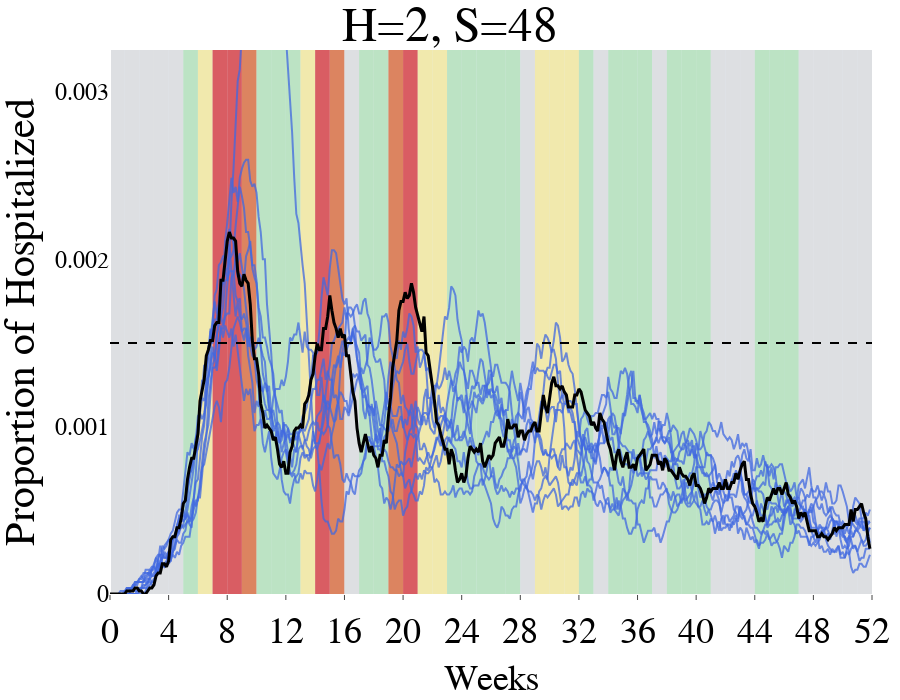

Write notebook code for a chart like this one.
### Code cell
ord_res, ord_act, ord_cost = list(zip(*sorted(zip(results, act_list, sims_costs), key=lambda x: x[1])))
make_beds_graph(ord_res, ord_act, 7, f'../../data/MCTS_Results/plots/Avg_H{H}_N{N}_D{D}', make_df=False)

### Figure 1 — Plotly figure (JSON) as saved in the notebook; plotly's stock layout.template omitted (floating-point values rounded to 4 significant figures; data arrays with more than 128 entries replaced by an {"elided": "..."} marker saying what was removed)
{"data": [{"line": {"color": "rgb(0.25, 0.41, 0.88)", "width": 2}, "name": "Simulations", "opacity": 0.75, "type": "scatter", "x": {"elided": "365 int values"}, "y": {"elided": "364 float values"}}, {"line": {"color": "rgb(0.25, 0.41, 0.88)", "width": 2}, "opacity": 0.75, "showlegend": false, "type": "scatter", "x": {"elided": "365 int values"}, "y": {"elided": "364 float values"}}, {"line": {"color": "rgb(0.25, 0.41, 0.88)", "width": 2}, "opacity": 0.75, "showlegend": false, "type": "scatter", "x": {"elided": "365 int values"}, "y": {"elided": "364 float values"}}, {"line": {"color": "rgb(0.25, 0.41, 0.88)", "width": 2}, "opacity": 0.75, "showlegend": false, "type": "scatter", "x": {"elided": "365 int values"}, "y": {"elided": "364 float values"}}, {"line": {"color": "rgb(0.25, 0.41, 0.88)", "width": 2}, "opacity": 0.75, "showlegend": false, "type": "scatter", "x": {"elided": "365 int values"}, "y": {"elided": "364 float values"}}, {"line": {"color": "rgb(0.25, 0.41, 0.88)", "width": 2}, "opacity": 0.75, "showlegend": false, "type": "scatter", "x": {"elided": "365 int values"}, "y": {"elided": "364 float values"}}, {"line": {"color": "rgb(0.25, 0.41, 0.88)", "width": 2}, "opacity": 0.75, "showlegend": false, "type": "scatter", "x": {"elided": "365 int values"}, "y": {"elided": "364 float values"}}, {"line": {"color": "rgb(0.25, 0.41, 0.88)", "width": 2}, "opacity": 0.75, "showlegend": false, "type": "scatter", "x": {"elided": "365 int values"}, "y": {"elided": "364 float values"}}, {"line": {"color": "rgb(0.25, 0.41, 0.88)", "width": 2}, "opacity": 0.75, "showlegend": false, "type": "scatter", "x": {"elided": "365 int values"}, "y": {"elided": "364 float values"}}, {"line": {"color": "black", "width": 3}, "name": "Median Performer", "type": "scatter", "x": {"elided": "365 int values"}, "y": {"elided": "364 float values"}}, {"line": {"color": "black", "dash": "dash", "width": 2}, "name": "Capacity", "type": "scatter", "x": {"elided": "365 int values"}, "y": {"elided": "365 float values"}}], "layout": {"autosize": false, "font": {"color": "black", "family": "sans-serif", "size": 35}, "height": 700, "hovermode": "x", "legend": {"bgcolor": "white", "bordercolor": "Black", "borderwidth": 2, "font": {"color": "black", "size": 28}, "traceorder": "normal", "x": 0.67, "y": 0.995}, "margin": {"b": 80, "l": 110, "pad": 0, "r": 10, "t": 50}, "shapes": [{"fillcolor": "rgb(0.86, 0.86, 0.86)", "layer": "below", "line": {"width": 0}, "opacity": 0.7, "type": "rect", "x0": 0, "x1": 7, "xref": "x", "y0": 0, "y1": 1, "yref": "paper"}, {"fillcolor": "rgb(0.86, 0.86, 0.86)", "layer": "below", "line": {"width": 0}, "opacity": 0.7, "type": "rect", "x0": 7, "x1": 14, "xref": "x", "y0": 0, "y1": 1, "yref": "paper"}, {"fillcolor": "rgb(0.86, 0.86, 0.86)", "layer": "below", "line": {"width": 0}, "opacity": 0.7, "type": "rect", "x0": 14, "x1": 21, "xref": "x", "y0": 0, "y1": 1, "yref": "paper"}, {"fillcolor": "rgb(0.86, 0.86, 0.86)", "layer": "below", "line": {"width": 0}, "opacity": 0.7, "type": "rect", "x0": 21, "x1": 28, "xref": "x", "y0": 0, "y1": 1, "yref": "paper"}, {"fillcolor": "rgb(0.86, 0.86, 0.86)", "layer": "below", "line": {"width": 0}, "opacity": 0.7, "type": "rect", "x0": 28, "x1": 35, "xref": "x", "y0": 0, "y1": 1, "yref": "paper"}, {"fillcolor": "rgb(0.67, 0.88, 0.69)", "layer": "below", "line": {"width": 0}, "opacity": 0.7, "type": "rect", "x0": 35, "x1": 42, "xref": "x", "y0": 0, "y1": 1, "yref": "paper"}, {"fillcolor": "rgb(0.97, 0.91, 0.56)", "layer": "below", "line": {"width": 0}, "opacity": 0.7, "type": "rect", "x0": 42, "x1": 49, "xref": "x", "y0": 0, "y1": 1, "yref": "paper"}, {"fillcolor": "rgb(0.83, 0.13, 0.15)", "layer": "below", "line": {"width": 0}, "opacity": 0.7, "type": "rect", "x0": 49, "x1": 56, "xref": "x", "y0": 0, "y1": 1, "yref": "paper"}, {"fillcolor": "rgb(0.83, 0.13, 0.15)", "layer": "below", "line": {"width": 0}, "opacity": 0.7, "type": "rect", "x0": 56, "x1": 63, "xref": "x", "y0": 0, "y1": 1, "yref": "paper"}, {"fillcolor": "rgb(0.85, 0.35, 0.13)", "layer": "below", "line": {"width": 0}, "opacity": 0.7, "type": "rect", "x0": 63, "x1": 70, "xref": "x", "y0": 0, "y1": 1, "yref": "paper"}, {"fillcolor": "rgb(0.67, 0.88, 0.69)", "layer": "below", "line": {"width": 0}, "opacity": 0.7, "type": "rect", "x0": 70, "x1": 77, "xref": "x", "y0": 0, "y1": 1, "yref": "paper"}, {"fillcolor": "rgb(0.67, 0.88, 0.69)", "layer": "below", "line": {"width": 0}, "opacity": 0.7, "type": "rect", "x0": 77, "x1": 84, "xref": "x", "y0": 0, "y1": 1, "yref": "paper"}, {"fillcolor": "rgb(0.67, 0.88, 0.69)", "layer": "below", "line": {"width": 0}, "opacity": 0.7, "type": "rect", "x0": 84, "x1": 91, "xref": "x", "y0": 0, "y1": 1, "yref": "paper"}, {"fillcolor": "rgb(0.97, 0.91, 0.56)", "layer": "below", "line": {"width": 0}, "opacity": 0.7, "type": "rect", "x0": 91, "x1": 98, "xref": "x", "y0": 0, "y1": 1, "yref": "paper"}, {"fillcolor": "rgb(0.83, 0.13, 0.15)", "layer": "below", "line": {"width": 0}, "opacity": 0.7, "type": "rect", "x0": 98, "x1": 105, "xref": "x", "y0": 0, "y1": 1, "yref": "paper"}, {"fillcolor": "rgb(0.85, 0.35, 0.13)", "layer": "below", "line": {"width": 0}, "opacity": 0.7, "type": "rect", "x0": 105, "x1": 112, "xref": "x", "y0": 0, "y1": 1, "yref": "paper"}, {"fillcolor": "rgb(0.86, 0.86, 0.86)", "layer": "below", "line": {"width": 0}, "opacity": 0.7, "type": "rect", "x0": 112, "x1": 119, "xref": "x", "y0": 0, "y1": 1, "yref": "paper"}, {"fillcolor": "rgb(0.67, 0.88, 0.69)", "layer": "below", "line": {"width": 0}, "opacity": 0.7, "type": "rect", "x0": 119, "x1": 126, "xref": "x", "y0": 0, "y1": 1, "yref": "paper"}, {"fillcolor": "rgb(0.67, 0.88, 0.69)", "layer": "below", "line": {"width": 0}, "opacity": 0.7, "type": "rect", "x0": 126, "x1": 133, "xref": "x", "y0": 0, "y1": 1, "yref": "paper"}, {"fillcolor": "rgb(0.85, 0.35, 0.13)", "layer": "below", "line": {"width": 0}, "opacity": 0.7, "type": "rect", "x0": 133, "x1": 140, "xref": "x", "y0": 0, "y1": 1, "yref": "paper"}, {"fillcolor": "rgb(0.83, 0.13, 0.15)", "layer": "below", "line": {"width": 0}, "opacity": 0.7, "type": "rect", "x0": 140, "x1": 147, "xref": "x", "y0": 0, "y1": 1, "yref": "paper"}, {"fillcolor": "rgb(0.97, 0.91, 0.56)", "layer": "below", "line": {"width": 0}, "opacity": 0.7, "type": "rect", "x0": 147, "x1": 154, "xref": "x", "y0": 0, "y1": 1, "yref": "paper"}, {"fillcolor": "rgb(0.97, 0.91, 0.56)", "layer": "below", "line": {"width": 0}, "opacity": 0.7, "type": "rect", "x0": 154, "x1": 161, "xref": "x", "y0": 0, "y1": 1, "yref": "paper"}, {"fillcolor": "rgb(0.67, 0.88, 0.69)", "layer": "below", "line": {"width": 0}, "opacity": 0.7, "type": "rect", "x0": 161, "x1": 168, "xref": "x", "y0": 0, "y1": 1, "yref": "paper"}, {"fillcolor": "rgb(0.67, 0.88, 0.69)", "layer": "below", "line": {"width": 0}, "opacity": 0.7, "type": "rect", "x0": 168, "x1": 175, "xref": "x", "y0": 0, "y1": 1, "yref": "paper"}, {"fillcolor": "rgb(0.67, 0.88, 0.69)", "layer": "below", "line": {"width": 0}, "opacity": 0.7, "type": "rect", "x0": 175, "x1": 182, "xref": "x", "y0": 0, "y1": 1, "yref": "paper"}, {"fillcolor": "rgb(0.67, 0.88, 0.69)", "layer": "below", "line": {"width": 0}, "opacity": 0.7, "type": "rect", "x0": 182, "x1": 189, "xref": "x", "y0": 0, "y1": 1, "yref": "paper"}, {"fillcolor": "rgb(0.67, 0.88, 0.69)", "layer": "below", "line": {"width": 0}, "opacity": 0.7, "type": "rect", "x0": 189, "x1": 196, "xref": "x", "y0": 0, "y1": 1, "yref": "paper"}, {"fillcolor": "rgb(0.86, 0.86, 0.86)", "layer": "below", "line": {"width": 0}, "opacity": 0.7, "type": "rect", "x0": 196, "x1": 203, "xref": "x", "y0": 0, "y1": 1, "yref": "paper"}, {"fillcolor": "rgb(0.97, 0.91, 0.56)", "layer": "below", "line": {"width": 0}, "opacity": 0.7, "type": "rect", "x0": 203, "x1": 210, "xref": "x", "y0": 0, "y1": 1, "yref": "paper"}, {"fillcolor": "rgb(0.97, 0.91, 0.56)", "layer": "below", "line": {"width": 0}, "opacity": 0.7, "type": "rect", "x0": 210, "x1": 217, "xref": "x", "y0": 0, "y1": 1, "yref": "paper"}, {"fillcolor": "rgb(0.97, 0.91, 0.56)", "layer": "below", "line": {"width": 0}, "opacity": 0.7, "type": "rect", "x0": 217, "x1": 224, "xref": "x", "y0": 0, "y1": 1, "yref": "paper"}, {"fillcolor": "rgb(0.67, 0.88, 0.69)", "layer": "below", "line": {"width": 0}, "opacity": 0.7, "type": "rect", "x0": 224, "x1": 231, "xref": "x", "y0": 0, "y1": 1, "yref": "paper"}, {"fillcolor": "rgb(0.86, 0.86, 0.86)", "layer": "below", "line": {"width": 0}, "opacity": 0.7, "type": "rect", "x0": 231, "x1": 238, "xref": "x", "y0": 0, "y1": 1, "yref": "paper"}, {"fillcolor": "rgb(0.67, 0.88, 0.69)", "layer": "below", "line": {"width": 0}, "opacity": 0.7, "type": "rect", "x0": 238, "x1": 245, "xref": "x", "y0": 0, "y1": 1, "yref": "paper"}, {"fillcolor": "rgb(0.67, 0.88, 0.69)", "layer": "below", "line": {"width": 0}, "opacity": 0.7, "type": "rect", "x0": 245, "x1": 252, "xref": "x", "y0": 0, "y1": 1, "yref": "paper"}, {"fillcolor": "rgb(0.67, 0.88, 0.69)", "layer": "below", "line": {"width": 0}, "opacity": 0.7, "type": "rect", "x0": 252, "x1": 259, "xref": "x", "y0": 0, "y1": 1, "yref": "paper"}, {"fillcolor": "rgb(0.86, 0.86, 0.86)", "layer": "below", "line": {"width": 0}, "opacity": 0.7, "type": "rect", "x0": 259, "x1": 266, "xref": "x", "y0": 0, "y1": 1, "yref": "paper"}, {"fillcolor": "rgb(0.67, 0.88, 0.69)", "layer": "below", "line": {"width": 0}, "opacity": 0.7, "type": "rect", "x0": 266, "x1": 273, "xref": "x", "y0": 0, "y1": 1, "yref": "paper"}, {"fillcolor": "rgb(0.67, 0.88, 0.69)", "layer": "below", "line": {"width": 0}, "opacity": 0.7, "type": "rect", "x0": 273, "x1": 280, "xref": "x", "y0": 0, "y1": 1, "yref": "paper"}, {"fillcolor": "rgb(0.67, 0.88, 0.69)", "layer": "below", "line": {"width": 0}, "opacity": 0.7, "type": "rect", "x0": 280, "x1": 287, "xref": "x", "y0": 0, "y1": 1, "yref": "paper"}, {"fillcolor": "rgb(0.86, 0.86, 0.86)", "layer": "below", "line": {"width": 0}, "opacity": 0.7, "type": "rect", "x0": 287, "x1": 294, "xref": "x", "y0": 0, "y1": 1, "yref": "paper"}, {"fillcolor": "rgb(0.86, 0.86, 0.86)", "layer": "below", "line": {"width": 0}, "opacity": 0.7, "type": "rect", "x0": 294, "x1": 301, "xref": "x", "y0": 0, "y1": 1, "yref": "paper"}, {"fillcolor": "rgb(0.86, 0.86, 0.86)", "layer": "below", "line": {"width": 0}, "opacity": 0.7, "type": "rect", "x0": 301, "x1": 308, "xref": "x", "y0": 0, "y1": 1, "yref": "paper"}, {"fillcolor": "rgb(0.67, 0.88, 0.69)", "layer": "below", "line": {"width": 0}, "opacity": 0.7, "type": "rect", "x0": 308, "x1": 315, "xref": "x", "y0": 0, "y1": 1, "yref": "paper"}, {"fillcolor": "rgb(0.67, 0.88, 0.69)", "layer": "below", "line": {"width": 0}, "opacity": 0.7, "type": "rect", "x0": 315, "x1": 322, "xref": "x", "y0": 0, "y1": 1, "yref": "paper"}, {"fillcolor": "rgb(0.67, 0.88, 0.69)", "layer": "below", "line": {"width": 0}, "opacity": 0.7, "type": "rect", "x0": 322, "x1": 329, "xref": "x", "y0": 0, "y1": 1, "yref": "paper"}, {"fillcolor": "rgb(0.86, 0.86, 0.86)", "layer": "below", "line": {"width": 0}, "opacity": 0.7, "type": "rect", "x0": 329, "x1": 336, "xref": "x", "y0": 0, "y1": 1, "yref": "paper"}, {"fillcolor": "rgb(0.86, 0.86, 0.86)", "layer": "below", "line": {"width": 0}, "opacity": 0.7, "type": "rect", "x0": 336, "x1": 343, "xref": "x", "y0": 0, "y1": 1, "yref": "paper"}, {"fillcolor": "rgb(0.86, 0.86, 0.86)", "layer": "below", "line": {"width": 0}, "opacity": 0.7, "type": "rect", "x0": 343, "x1": 350, "xref": "x", "y0": 0, "y1": 1, "yref": "paper"}, {"fillcolor": "rgb(0.86, 0.86, 0.86)", "layer": "below", "line": {"width": 0}, "opacity": 0.7, "type": "rect", "x0": 350, "x1": 357, "xref": "x", "y0": 0, "y1": 1, "yref": "paper"}, {"fillcolor": "rgb(0.86, 0.86, 0.86)", "layer": "below", "line": {"width": 0}, "opacity": 0.7, "type": "rect", "x0": 357, "x1": 364, "xref": "x", "y0": 0, "y1": 1, "yref": "paper"}], "showlegend": false, "title": {"text": "H=2, S=48", "x": 0.5, "xanchor": "center", "y": 0.99, "yanchor": "top"}, "width": 900, "xaxis": {"showgrid": false, "tickfont": {"color": "black", "size": 36}, "tickmode": "array", "ticks": "outside", "ticktext": [0, 4, 8, 12, 16, 20, 24, 28, 32, 36, 40, 44, 48, 52], "tickvals": [0, 28, 56, 84, 112, 140, 168, 196, 224, 252, 280, 308, 336, 364], "title": {"font": {"size": 36}, "text": "Weeks"}}, "yaxis": {"automargin": false, "dtick": 0.001, "range": [0, 0.00325], "showgrid": false, "showticklabels": true, "tickfont": {"color": "black", "size": 24}, "ticks": "", "title": {"text": "Proportion of Hospitalized"}, "zeroline": false}}}
